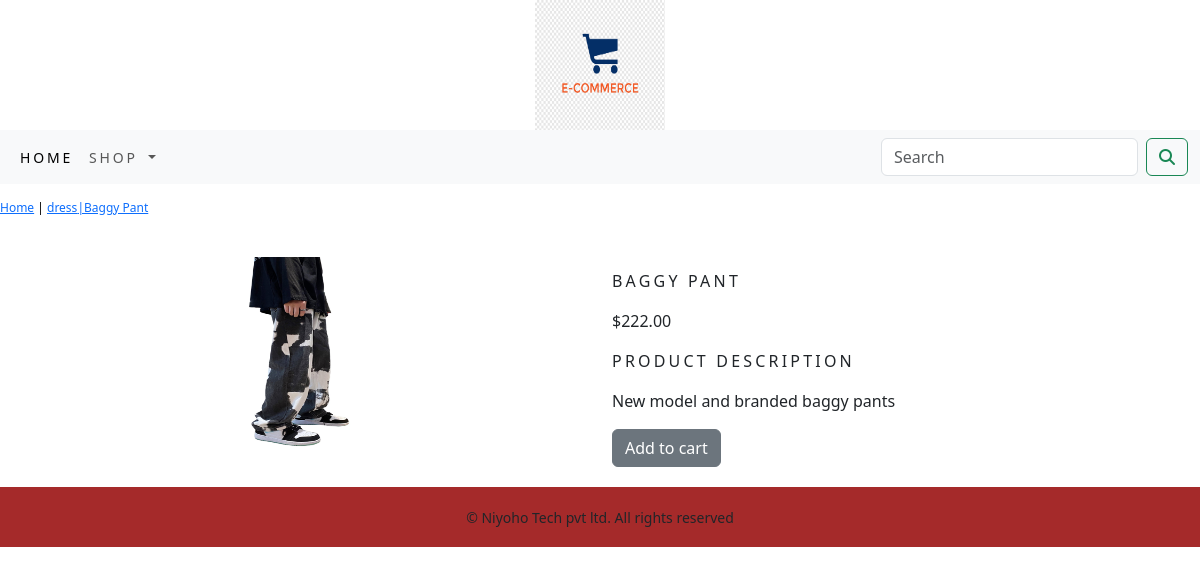
/ecomapp/dress/baggy-pant/, run on the app's committed database.
### ecomapp/models.py (models this page shows, shortened)
class product(models.Model):
    name=models.CharField(max_length=250,unique=True)
    slug=models.SlugField(max_length=250,unique=True)
    description=models.TextField(blank=True)
    price=models.DecimalField(max_digits=10,decimal_places=2)
    category=models.ForeignKey(category,on_delete=models.CASCADE)
    image=models.ImageField(upload_to='product',blank=True)
    stock=models.IntegerField()
    available=models.BooleanField(default=True)
    created=models.DateTimeField(auto_now_add=True)
    updated=models.DateTimeField(auto_now=True)
    class Meta:
        ordering=('name',)
        verbose_name='product'
        verbose_name_plural='products'

class  category(models.Model):
    name=models.CharField(max_length=250,unique=True)
    slug=models.SlugField(max_length=250,unique=True)
    description=models.TextField(blank=True)
    image=models.ImageField(upload_to='category',blank=True)
    class Meta:
        ordering=('name',)
        verbose_name='category'
        verbose_name_plural='categories'
    def get_url(self):
            return reverse('ecomapp:products_by_category',args=[self.slug])
    def __str__(self):
        return '{}'.format(self.name)

### ecomapp/views.py (the view)
# urls.py: path('<slug:c_slug>/<slug:product_slug>/',views.prodetail,name='procatdetail'),
def prodetail(request,c_slug,product_slug):
    try:
        products=product.objects.get(category__slug=c_slug,slug=product_slug)
    except Exception as e:
        raise e
    return render(request,'product.html',{'product':products})

### cart/context_processors.py (called while the page is built)
def counter(request):
    item_count=0
    if 'admin' in request.path:
        return {}
    else:
        try:
            cart=Cart.objects.get(Cart_id=_cart_id(request))
            cart_items=CartItem.objects.filter(cart=cart)
            for cart_item in cart_items:
                item_count += cart_item.quantity
        except Cart.DoesNotExist:
            item_count=0
    return dict(item_count=item_count)

### cart/views.py (called while the page is built)
def _cart_id(request):
    cart=request.session.session_key
    if not cart:
        cart=request.session.create()
    return cart

### ecomapp/context_processors.py (called while the page is built)
def menu_links(request):
    links=category.objects.all()
    return dict(links=links)

### templates/product.html (shortened to what this page needs)
{% extends 'base.html' %}
{% load static %}
{% block content %}
<div class="row my_prod_row_class">
    <div class="mx_auto">
        <p><a href="{% url 'ecomapp:allproductcat' %}">Home</a> | <a href="{{product.category.get_url}}">{{product.category}}|{{product.name}}</p></a>
    </div>
<div class="container">
<br>
<div class="row">
    <div class="col-12 col-sm-12 col-md-12 col-lg-6 text-center">
        <div style="min-width: 18rem;">
            <img src="{{product.image.url}}" alt="{{product.name}}" style="height: 200px; width: 200px;">
        </div>
    </div>
        <div class="col-12 col-sm-12 col-md-12 col-lg-6">
            <div>
            <h1 class="my_prod_title">{{product.name}}</h1>
            <p>${{product.price}}</p>
            <p class="my_title">Product Description</p>
            <p class="text-justify my_prod_text">{{product.description}}</p>
            {% if product.stock <= 0 %}
            <p class="text-justify my_prod_text" ><b>Out of stock</b></p>
            {% else %}
            <a class="btn btn-secondary" href="{% url 'cart:add_cart' product.id %}">Add to cart</a>
            {% endif %}
        </div>
    </div>
    </div>
    </div>
</div>
{% endblock %}

### static/css/custom.css (style rules this page uses)
body { font-family: 'Playfair Display', serif; }
.my_title { font-size: 16px; text-transform: uppercase; letter-spacing: .2em; }
.my_prod_row_class { padding-top: 15px; padding-bottom: 20px; }
.my_prod_row_class .mx_auto { color: black; font-size: 12px; text-decoration: none; }
.my_prod_title { font-size: 16px; text-transform: uppercase; letter-spacing: .2em; padding-top: 15px; padding-bottom: 10px; }
.my_prod_text { padding-right: 20px; }

### data on the page
product: category "dress", name "Baggy Pant", image (picture), name "BAGGY PANT", price "222.00", description "New model and branded baggy pants"
